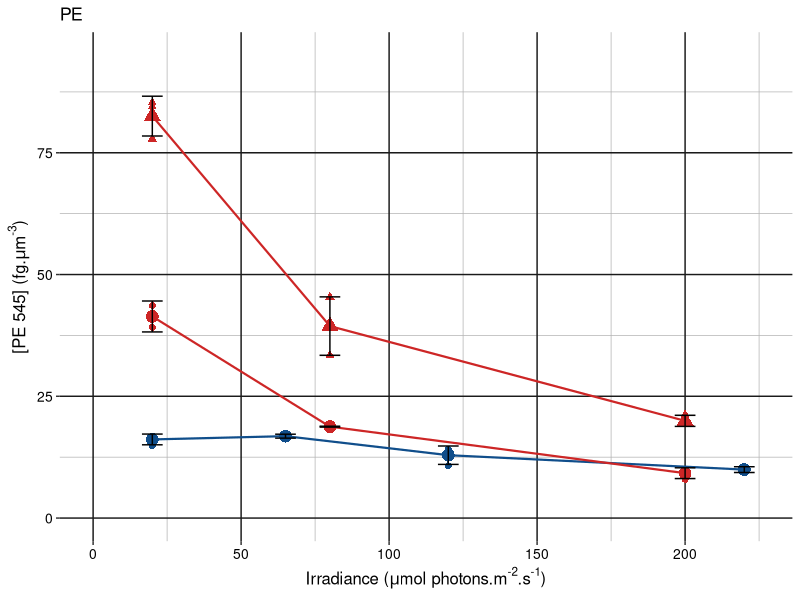
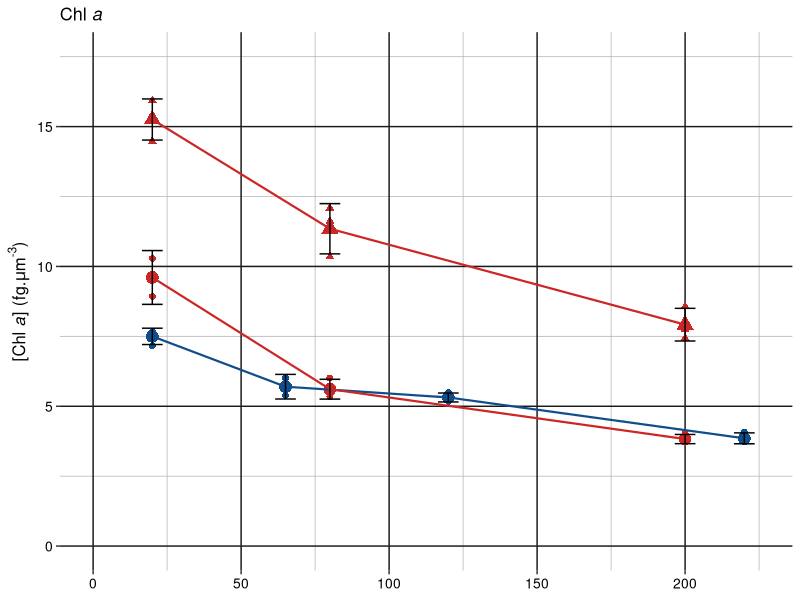
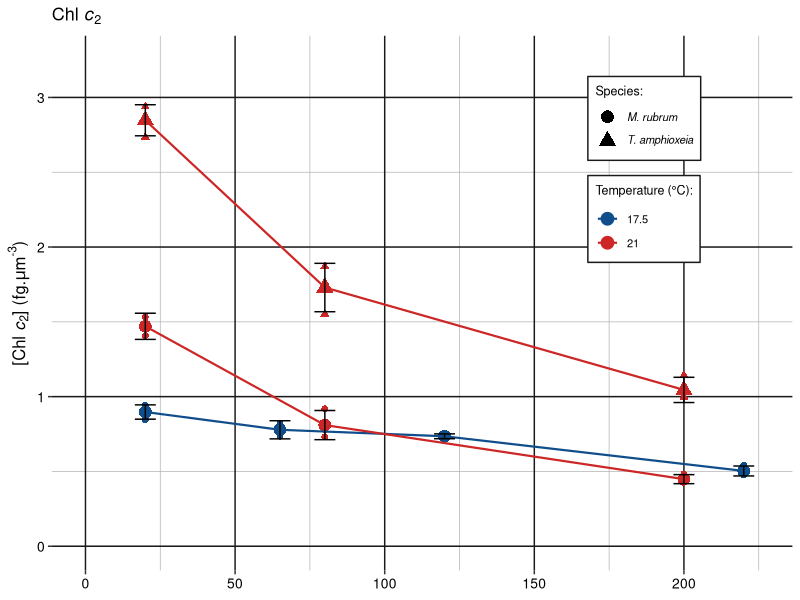
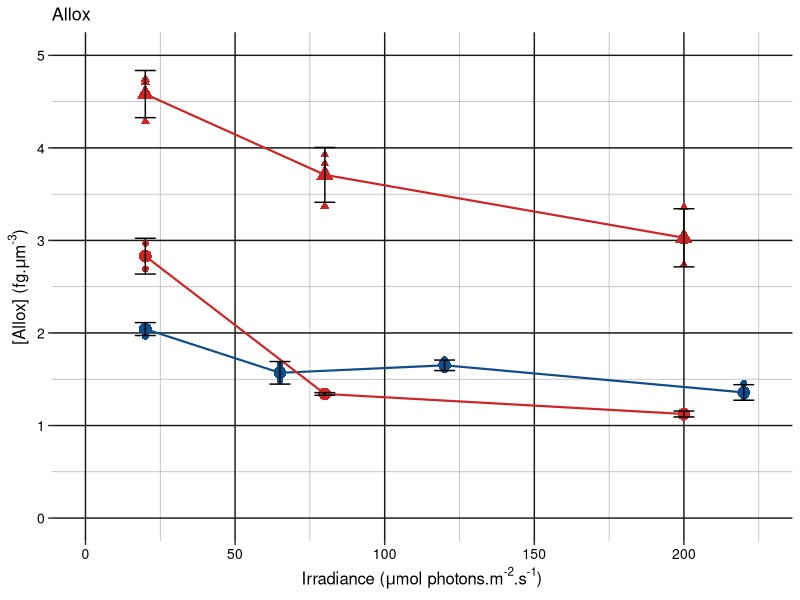
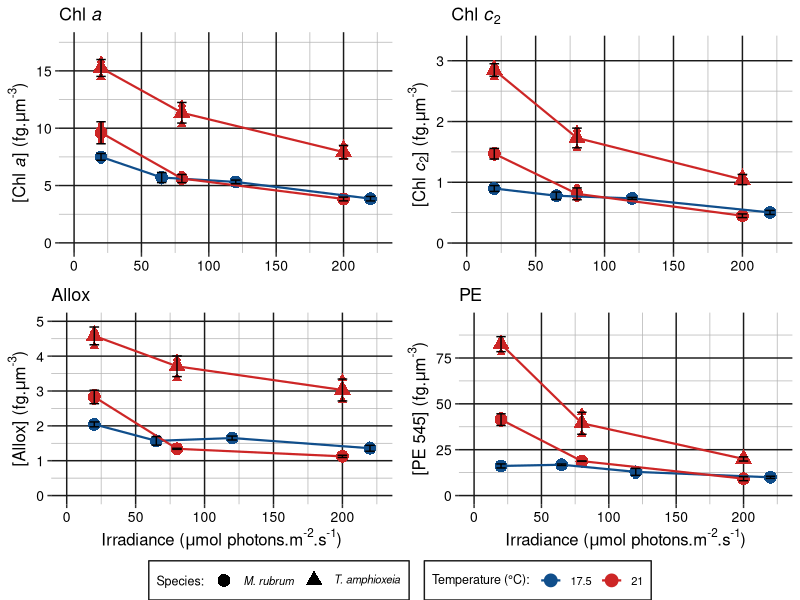
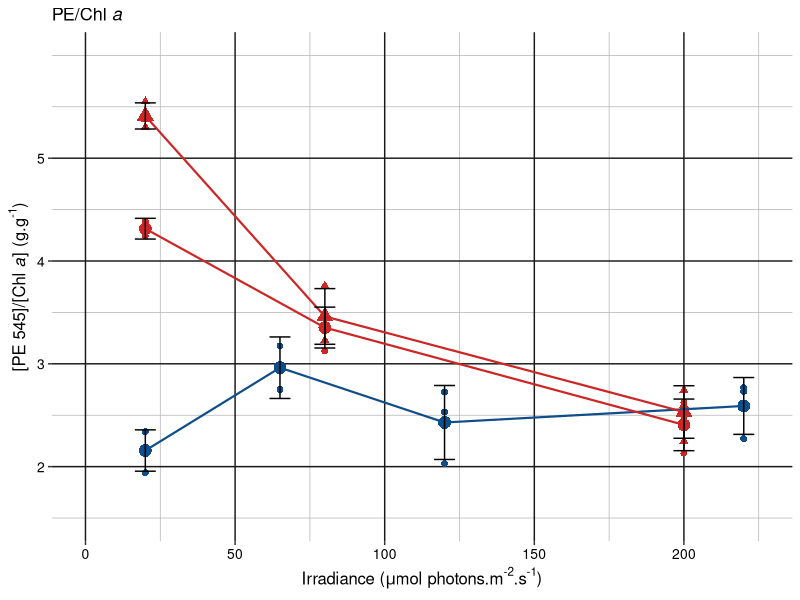
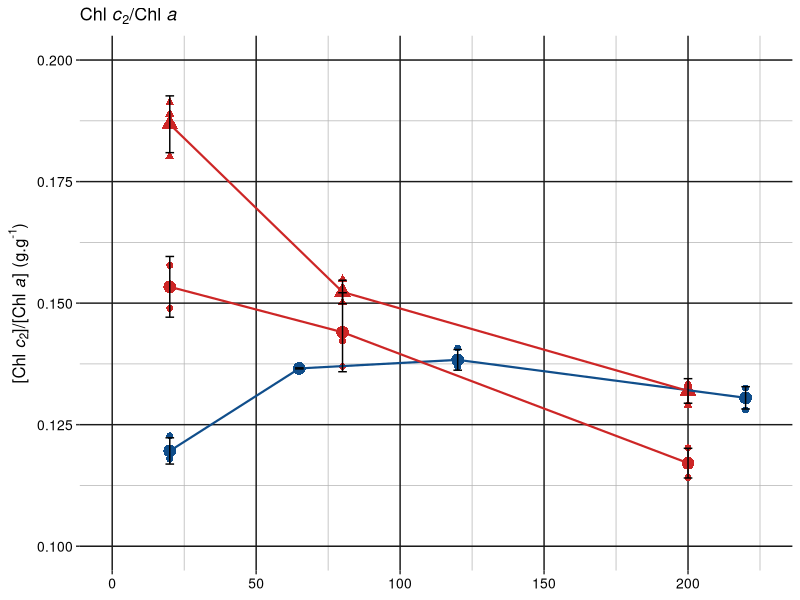
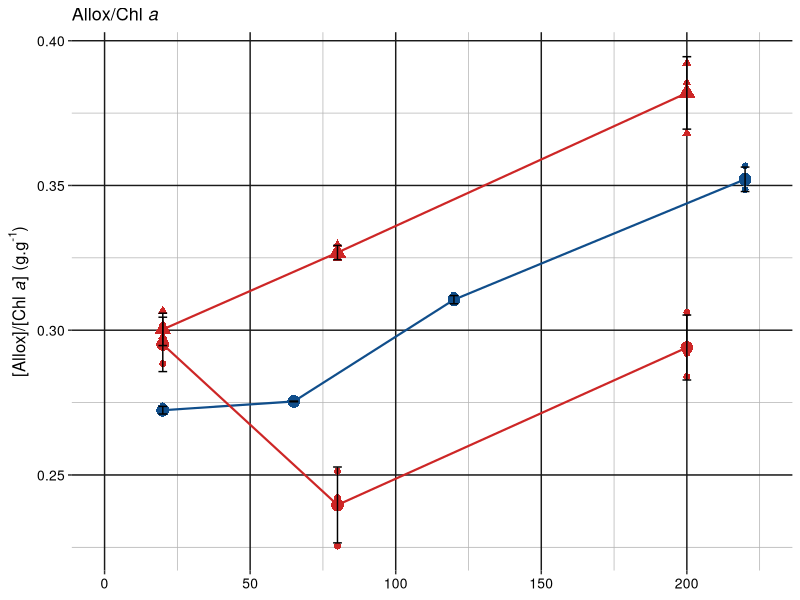

Here is the R script that generated these plots, in order:
### This script is part of the available material associated with the article 
### "Photoacclimation in the kleptoplastidic ciliate Mesodinium rubrum and its 
### cryptophyte prey Teleaulax amphioxeia: phenotypic variability and implications
### for red tide remote sensing", submitted to the Journal of Plankton Research on 2023/09/29

### This script and all the associated data files are made available publicly to follow the
### FAIR (Findable, Accessible, Interoperable, Reusable) principles for scientific data.

### This script was written entirely by the authors of the article. Please give credit if reusing all or parts
### of the script

####### Script Photoacclim 2.0: Pigment concentrations ###
### Date of last modification: 2023/10/25
# Author: Victor Pochic, ISOMer, Nantes Universite

# This scripts processes and plots data of pigment concentrations (HPLC + hydrosoluble pigments) 
# for the photoacclimation experiment presented in the article.

### Packages needed:

library(tidyverse)
library(ggplot2)
library(reshape2)
library(ggpubr)

#### Import data ####

# For data obtained with the TECAN spectrophotometer, the data need to be first transformed into a clean
# .csv file

ODPE <- read.csv('OD/ODPE_photoacclim2.csv', sep = ';', header = TRUE, dec = ',') %>%
  mutate_at(vars(-'Wavel.'), list(~ .-min(.))) %>% # Putting all spectra at the same base level, with min equal to 0
  mutate_at(vars(-c('Wavel.')), list(~ .-((C1+C2+C3)/3))) # Subtracting the blank

# For the data from the experiment at lower temperature (Meso only)
ODPE2 <- read.csv('OD/ODPE_temp17.5.csv', sep = ';', header = TRUE, dec = ',') %>%
  mutate_at(vars(-'Wavel.'), list(~ .-min(.))) %>% # Putting all spectra at the same base level, with min equal to 0
  mutate_at(vars(-c('Wavel.')), list(~ .-((F7+F8+F9)/3))) # Subtracting the blank

# Dataframe with HPLC pigments concentrations and cell counts
HPLCdata <- read.csv('HPLC_photoacclim/HPLCdata_photoacclim2.csv', sep = ';', header = TRUE, dec = ',')
HPLCdata2 <- read.csv('HPLC_photoacclim/HPLCdata_temp17.5.csv', sep = ';', header = TRUE, dec = ',')

# Dataframe with info about cell_counts, biovolumes etc...
Samples_photoacclim2 <- read.csv('Experiment_samples/Samples_photoacclim2.csv', sep = ';', dec = ',', header = TRUE)

# For the exp temp = 17.5, another dataframe
Samples_temp_17.5 <- read.csv2('Experiment_samples/Samples_photoacclim2_temp17.5.csv', header = TRUE)


#### Calculations of pigment concentrations ####

# Parameters for computing the PE concentration
p_surn.Tele = 0.148 # fraction of cells lost during centrifugation /!\ For Teleaulax only /!\
# For Meso, p_surn = 0
# p_surn was calculated using flow cytometer data, in the script 'Cyto_growth_rates'
epsilon = 12.6 # molar extinction coefficient of PE 545 in L.g-1.cm-1 (MacColl et al. 1976)
d = 0.6 # the optical path in the spectrophotometer in cm
Vb = 5 # the volume of buffer used for extraction, in mL
Vs = 40 # the volume of sample, in mL
MMPE = 57030 # the molar mass of PE 545, in g.mol-1

# Parameters that changed for the experiment at temp = 17.5
Vb2 = 4 # the volume of buffer used for extraction, in mL
Vs2 = 10 # the volume of sample, in mL

# Exp at temp = 21
PE_conc <- ODPE %>%
  filter(Wavel. == 552) %>%
  mutate_at(vars(-'Wavel.'), list(~ (.)/(epsilon*d)*(Vb/Vs)*1000)) %>% # Calculating the PE concentration in mg.L,
  # and only applying the correction for percentage of lost cells for Teleaulax later
  select(-c('Wavel.', 'C1', 'C2', 'C3')) %>% # Removing the wavelength and the blanks
  # We now have the PE concentration in mg.L
  melt(variable.name = 'Sample', value.name = 'PE') %>%
  mutate(PE = ifelse(Sample %in% c('B1', 'B2', 'B3'), PE*(8/7.5), PE)) %>% # Applying a correction
  # factor for Meso_20, because Vb and Vs were different
  left_join(HPLCdata, by = 'Sample') %>%
  select(c('Sample', 'Name', 'Species', 'Irradiance', 'Cell_count', 'Unit_cell_count', 
           'Unit_conc_pigments', 'PE', 'Chl.a', 'Chl.c2', 'Allox', 'alpha.car', 
           'Fuco', 'Diadino', 'Diato', 'Croco', 'Monado', 'Phaeophy', 'Phaeophor')) %>% # Selecting only necessary variables
  mutate(PE = ifelse(Species == 'Tele', PE+PE*p_surn.Tele, PE)) %>% # Correcting for cells lost in centri for Tele only
  mutate_at(vars(-c('Sample', 'Name', 'Species', 'Irradiance', 'Cell_count','Unit_cell_count', 'Unit_conc_pigments')),
            list(~ (./(Cell_count*1000))*10^12)) %>% # Dividing by the cell count to obtain cellular concentrations of pigments. 
  # *1000 because cell count is in cells.mL, *10^12 to obtain the result in fg per cell
  mutate(Unit_conc_pigments = 'fg.cell')

# Exp at temp = 17.5
PE_conc2 <- ODPE2 %>%
  filter(Wavel. == 552) %>%
  mutate_at(vars(-'Wavel.'), list(~ (.)/(epsilon*d)*(Vb2/Vs2)*1000)) %>% # Calculating the PE concentration in mg.L
  select(-c('Wavel.', 'F7', 'F8', 'F9')) %>% # Removing the wavelength and the blanks
  # We now have the PE concentration in mg.L
  melt(variable.name = 'Sample', value.name = 'PE') %>%
  left_join(HPLCdata2, by = 'Sample') %>%
  select(c('Sample', 'Name', 'Species', 'Irradiance', 'Cell_count', 'Unit_cell_count', 
           'Unit_conc_pigments', 'PE', 'Chl.a', 'Chl.c2', 'Allox', 'alpha.car', 
           'Fuco', 'Diadino', 'Diato', 'Croco', 'Monado', 'Phaeophy', 'Phaeophor')) %>% # Selecting only necessary variables
  mutate_at(vars(-c('Sample', 'Name', 'Species', 'Irradiance', 'Cell_count','Unit_cell_count', 'Unit_conc_pigments')),
            list(~ (./(Cell_count*1000))*10^12)) %>% # Dividing by the cell count to obtain cellular concentrations of pigments. 
  # *1000 because cell count is in cells.mL, *10^12 to obtain the result in fg per cell
  mutate(Unit_conc_pigments = 'fg.cell')

# From there, we calculate the pigment concentrations per biovolume
Pigments_biov <- PE_conc %>%
  left_join(Samples_photoacclim2, by = c('Name', 'Irradiance', 'Species')) %>%
  mutate_at(vars('PE', 'Chl.a', 'Chl.c2', 'Allox', 'alpha.car', 'Croco',
                 'Monado', 'Fuco', 'Diadino', 'Diato', 'Phaeophor', 'Phaeophy'), list(~ (./Biovolume))) %>%
  mutate(Unit_conc_pigments = 'fg.microm3') %>%
  mutate(Vs_CHN = as.character(Vs_CHN)) # Needed to combine with the Nas in the 2nd dataframe

Pigments_biov2 <- PE_conc2 %>%
  left_join(Samples_temp_17.5, by = c('Name', 'Irradiance', 'Species')) %>%
  mutate_at(vars('PE', 'Chl.a', 'Chl.c2', 'Allox', 'alpha.car', 'Croco',
                 'Monado', 'Fuco', 'Diadino', 'Diato', 'Phaeophor', 'Phaeophy'), list(~ (./Biovolume))) %>%
  mutate(Unit_conc_pigments = 'fg.microm3')

# Joining the tables of the 2 experiments
Pigments_biov <- bind_rows(Pigments_biov, Pigments_biov2)

# Saving the results as .csv files
# write.csv2(PE_conc, file = 'Pigments_per_cell_photoacclim2.csv', row.names = FALSE)
# write.csv2(PE_conc2, file = 'Pigments_per_cell_photoacclim.csv', row.names = FALSE)
# write.csv2(Pigments_biov, file = 'Pigments_per_biov_photoacclim.csv', row.names = FALSE)

# We can now calculate the ratios of [Pigments] / [Chl a]
Pigment_ratios <- Pigments_biov %>%
  mutate_at(vars('PE', 'Chl.c2', 'Allox', 'alpha.car', 'Croco',
                 'Monado', 'Fuco', 'Diadino', 'Diato', 'Phaeophor', 
                 'Phaeophy', 'Chl.a'), list(~ ./Chl.a)) %>% # Note that Chl a is last, else it f*cks up
  mutate(Unit_conc_pigments = 'g.g[Chl a]-1')

# Saving the results as a .csv file
# write.csv2(Pigment_ratios, file = 'Pigment_ratios_photoacclim.csv', row.names = FALSE) 

### Grouping the data by condition

# Exclude replicates considered as outliers
Pigments_biov <- filter(Pigments_biov, !(Name %in% c('Meso20_1','Meso65_3'))) # Removing outliers in the Meso20 and Meso65 conditions
Pigment_ratios <- filter(Pigment_ratios, !(Name %in% c('Meso20_1','Meso65_3'))) # Removing outliers in the Meso20 and Meso65 conditions

# Pigment concentrations

Pigments_means <- Pigments_biov %>%
  group_by(Species, Temp, Irradiance) %>%
  summarise_at(vars('PE', 'Chl.a', 'Chl.c2', 'Allox', 'alpha.car', 'Croco',
                    'Monado', 'Fuco', 'Diadino', 'Diato', 'Phaeophor', 'Phaeophy'), list( ~ mean(.)), .groups = 'keep')

Pigments_sds <- Pigments_biov %>%
  group_by(Species, Temp, Irradiance) %>%
  summarise_at(vars('PE', 'Chl.a', 'Chl.c2', 'Allox', 'alpha.car', 'Croco',
                    'Monado', 'Fuco', 'Diadino', 'Diato', 'Phaeophor', 'Phaeophy'), list( ~ sd(.)), .groups = 'keep')

Pigments <- left_join(Pigments_means, Pigments_sds, by = c('Species', 'Irradiance', 'Temp'), 
                      suffix = c('_mean', '_sd'))
# Pigment ratios

Ratios_means <- Pigment_ratios %>%
  group_by(Species, Temp, Irradiance) %>%
  summarise_at(vars('PE', 'Chl.a', 'Chl.c2', 'Allox', 'alpha.car', 'Fuco', 'Diadino', 'Phaeophy'), list( ~ mean(.)), .groups = 'keep')

Ratios_sds <- Pigment_ratios %>%
  group_by(Species, Temp, Irradiance) %>%
  summarise_at(vars('PE', 'Chl.a', 'Chl.c2', 'Allox', 'alpha.car', 'Fuco', 'Diadino', 'Phaeophy'), list( ~ sd(.)), .groups = 'keep')

Ratios <- left_join(Ratios_means, Ratios_sds, by = c('Species', 'Irradiance', 'Temp'), 
                    suffix = c('_mean', '_sd'))

#write.csv2(Ratios, 'Ratios_pigments_lab3.csv', row.names = FALSE)

#### Plots : pigment concentrations ####

# PE
PE.plot<-ggplot(Pigments, aes(x = Irradiance, y = PE_mean, color = factor(Temp), shape = Species)) +
  # Aesthetics
  scale_color_discrete(type = c('dodgerblue4','firebrick3')) +
  scale_shape_discrete(c(1,2)) +
  geom_point(size = 4) +
  geom_point(data = Pigments_biov, aes(x = Irradiance, y = PE, color = factor(Temp), shape = Species), 
             size = 2, fill = 'white') +
  geom_path(linewidth = .75) +
  # Format of x axis
  scale_x_continuous(breaks = seq(0,220, by = 50), limits = c(0,225)) +
  # Format of y axis
  scale_y_continuous(breaks = seq(0,75, by = 25), limits = c(0,95)) +
  # Title and labels (legend and axis)
  ggtitle("PE") +
  labs(y = c(expression(paste('[PE 545] (fg.',mu,'m'^'-3',')'))), 
       x = (expression(paste('Irradiance (', mu,'mol photons.m'^'-2','.s'^'-1',')'))),
       color = 'Temperature (°C)',
       shape = 'Species') +
  # Errorbars
  geom_errorbar(aes(ymin=PE_mean-PE_sd, ymax=PE_mean+PE_sd), width = 7,
                linewidth = .5, color = 'black') +
  theme(plot.title = element_text(size = 13), 
        # Axis
        axis.title.x = element_text(size=12), axis.title.y =element_text(size=12), axis.text = element_text(size=10, color = 'black'), 
        # Legend
        legend.text = element_text(size = 13), legend.title = element_text(size = 14), 
        legend.position = c(0.75, 0.75), legend.box.margin = margin(0, 0, 0, 0, 'cm'), legend.background = element_rect(color = 'gray10'),
        # Panel
        panel.grid.major = element_line(color = 'gray10', linewidth = .5), panel.grid.minor = element_line(color = 'gray70', linewidth = .25),
        panel.background = element_rect(fill = 'white', color = 'white', linetype = 1))+
  guides(color = 'none', shape = 'none')

PE.plot

# Chl a
Chla.plot<-ggplot(Pigments, aes(x = Irradiance, y = Chl.a_mean, color = factor(Temp), shape = Species)) +
  # Aesthetics
  scale_color_discrete(type = c('dodgerblue4','firebrick3')) +
  scale_shape_discrete(c(1,2)) +
  geom_point(size = 4) +
  geom_point(data = Pigments_biov, aes(x = Irradiance, y = Chl.a, color = factor(Temp), shape = Species), 
             size = 2, fill = 'white') +
  geom_path(linewidth = .75) +
  # Format of x axis
  scale_x_continuous(breaks = seq(0,220, by = 50), limits = c(0,225)) +
  # Format of y axis
  scale_y_continuous(breaks = seq(0,15, by = 5), limits = c(0,17.5)) +
  # Title and labels (legend and axis)
  ggtitle(c(expression(paste("Chl ", italic('a'))))) +
  labs(y = c(expression(paste('[Chl ', italic('a'), '] (fg.',mu,'m'^'-3',')'))), 
       x = NULL,
       color = 'Temperature (°C)',
       shape = 'Species') +
  # Error bars
  geom_errorbar(aes(ymin=Chl.a_mean-Chl.a_sd, ymax=Chl.a_mean+Chl.a_sd), width = 7,
                linewidth = .5, color = 'black') +
  theme(plot.title = element_text(size = 13), 
        # Axis
        axis.title.x = element_text(size=12), axis.title.y =element_text(size=12), axis.text = element_text(size=10, color = 'black'), 
        # Legend
        legend.text = element_text(size = 13), legend.title = element_text(size = 14), 
        legend.position = c(0.75, 0.75), legend.box.margin = margin(0, 0, 0, 0, 'cm'), legend.background = element_rect(color = 'gray10'),
        # Panel
        panel.grid.major = element_line(color = 'gray10', linewidth = .5), panel.grid.minor = element_line(color = 'gray70', size = .25),
        panel.background = element_rect(fill = 'white', color = 'white', linetype = 1))+
  guides(color = 'none', shape = 'none')

Chla.plot

# Chl c2
Chlc2.plot<-ggplot(Pigments, aes(x = Irradiance, y = Chl.c2_mean, color = factor(Temp), shape = Species)) +
  # Aesthetics
  scale_color_discrete(type = c('dodgerblue4','firebrick3')) +
  scale_shape_discrete(c(1,2), labels = c(c(expression(paste(italic('M. rubrum')))),
                                          c(expression(paste(italic('T. amphioxeia')))))) +
  geom_point(size = 4) +
  geom_point(data = Pigments_biov, aes(x = Irradiance, y = Chl.c2, color = factor(Temp), shape = Species), 
             size = 2, fill = 'white') +
  geom_path(linewidth = .75) +
  # Format of x axis
  scale_x_continuous(breaks = seq(0,220, by = 50), limits = c(0,225)) +
  # Format of y axis
  scale_y_continuous(breaks = seq(0,3, by = 1), limits = c(0,3.25)) +
  # Title and labels (axis and legend)
  ggtitle(c(expression(paste('Chl ', italic('c')['2'])))) +
  labs(y = c(expression(paste('[Chl ', italic('c')['2'],'] (fg.',mu,'m'^'-3',')'))), 
       x = NULL,
       color = c(expression(paste('Temperature (°C):'))))+
  geom_errorbar(aes(ymin=Chl.c2_mean-Chl.c2_sd, ymax=Chl.c2_mean+Chl.c2_sd), width = 7,
                linewidth = .5, color = 'black') +
  theme(plot.title = element_text(size = 13), 
        # Axis
        axis.title.x = element_text(size=12), axis.title.y =element_text(size=12), axis.text = element_text(size=10, color = 'black'), 
        # Legend
        legend.text = element_text(size = 8), legend.title = element_text(size = 9), 
        legend.position = c(0.8, 0.75), legend.box.margin = margin(0, 0, 0, 0, 'cm'), legend.background = element_rect(color = 'gray10'),
        legend.key = element_blank(),
        # Panel
        panel.grid.major = element_line(color = 'gray10', linewidth = .5), panel.grid.minor = element_line(color = 'gray70', size = .25),
        panel.background = element_rect(fill = 'white', color = 'white', linetype = 1)) +
  guides(shape = guide_legend('Species:'))

Chlc2.plot

# Allox
Allox.plot<-ggplot(Pigments, aes(x = Irradiance, y = Allox_mean, color = factor(Temp), shape = Species)) +
  # Aesthetics
  scale_color_discrete(type = c('dodgerblue4','firebrick3')) +
  scale_shape_discrete(c(1,2)) +
  geom_point(size = 4) +
  geom_point(data = Pigments_biov, aes(x = Irradiance, y = Allox, color = factor(Temp), shape = Species), 
             size = 2, fill = 'white') +
  geom_path(linewidth = .75) +
  # Format of x axis
  scale_x_continuous(breaks = seq(0,220, by = 50), limits = c(0,225)) +
  # Format of y axis
  scale_y_continuous(breaks = seq(0,5, by = 1), limits = c(0,5)) +
  # Title and labels (axis and legend)
  ggtitle('Allox') +
  labs(y = c(expression(paste('[Allox] (fg.',mu,'m'^'-3',')'))), 
       x = (expression(paste('Irradiance (', mu,'mol photons.m'^'-2','.s'^'-1',')'))),
       color = 'Temperature (°C)',
       shape = 'Species') +
  geom_errorbar(aes(ymin=Allox_mean-Allox_sd, ymax=Allox_mean+Allox_sd), width = 7,
                linewidth = .5, color = 'black') +
  theme(plot.title = element_text(size = 13), 
        # Axis
        axis.title.x = element_text(size=12), axis.title.y =element_text(size=12), axis.text = element_text(size=10, color = 'black'), 
        # Legend
        legend.text = element_text(size = 13), legend.title = element_text(size = 14), 
        legend.position = c(0.75, 0.75), legend.box.margin = margin(0, 0, 0, 0, 'cm'), legend.background = element_rect(color = 'gray10'),
        # Panel
        panel.grid.major = element_line(color = 'gray10', linewidth = .5), panel.grid.minor = element_line(color = 'gray70', size = .25),
        panel.background = element_rect(fill = 'white', color = 'white', linetype = 1))+
  guides(color = 'none', shape = 'none')

Allox.plot


# Patchwork plot
ggarrange(Chla.plot, Chlc2.plot, Allox.plot, PE.plot, common.legend = TRUE, legend ='bottom')

# Saving the plot
# ggsave('Pigment_conc_v3.tiff', dpi = 600, width = 164, height = 157.6, units = 'mm')

#### Supp plots : pigment ratios ####

# PE
PE_ratio.plot<-ggplot(Ratios, aes(x = Irradiance, y = PE_mean, color = factor(Temp), shape = Species)) +
  # Aesthetics
  scale_color_discrete(type = c('dodgerblue4','firebrick3')) +
  scale_shape_discrete(c(1,2)) +
  geom_point(size = 4) +
  geom_point(data = Pigment_ratios, aes(x = Irradiance, y = PE, color = factor(Temp), shape = Species), 
             size = 2, fill = 'white') +
  geom_path(linewidth = .75) +
  # Format of axis
  scale_x_continuous(breaks = seq(0,220, by = 50), limits = c(0,225)) +
  scale_y_continuous(breaks = seq(2,5, by = 1), limits = c(1.5,6)) +
  # Format of y axis
  # scale_y_continuous(breaks = seq(0,75, by = 25), limits = c(0,95)) +
  # Title and labels (legend and axis)
  ggtitle(c(expression(paste('PE/Chl ',italic('a'))))) +
  labs(y = c(expression(paste('[PE 545]/[Chl ',italic('a'),'] (g.g'^'-1',')'))), 
       x = (expression(paste('Irradiance (', mu,'mol photons.m'^'-2','.s'^'-1',')'))),
       color = 'Temperature (°C)',
       shape = 'Species') +
  # Errorbars
  geom_errorbar(aes(ymin=PE_mean-PE_sd, ymax=PE_mean+PE_sd), width = 7,
                linewidth = .5, color = 'black') +
  theme(plot.title = element_text(size = 13), 
        # Axis
        axis.title.x = element_text(size=12), axis.title.y =element_text(size=12), axis.text = element_text(size=10, color = 'black'), 
        # Legend
        legend.text = element_text(size = 5), legend.title = element_text(size = 7), 
        legend.position = c(0.75, 0.75), legend.box.margin = margin(0, 0, 0, 0, 'cm'), legend.background = element_rect(color = 'gray10'),
        legend.key = element_blank(),
        # Panel
        panel.grid.major = element_line(color = 'gray10', linewidth = .5), panel.grid.minor = element_line(color = 'gray70', linewidth = .25),
        panel.background = element_rect(fill = 'white', color = 'white', linetype = 1))+
  guides(color = 'none', shape = 'none')

PE_ratio.plot

# Chl c2 / Chl a !!! PROBLEM
Chlc2_ratio.plot<-ggplot(Ratios, aes(x = Irradiance, y = Chl.c2_mean, color = factor(Temp), shape = Species)) +
  scale_color_discrete(type = c('dodgerblue4','firebrick3')) +
  geom_point(size = 4) +
  geom_point(data = Pigment_ratios, aes(x = Irradiance, y = Chl.c2, color = factor(Temp)), 
             size = 2, fill = 'white') +
  geom_path(linewidth = .75) +
  # Format of axis
  scale_x_continuous(breaks = seq(0,220, by = 50), limits = c(0,225)) +
  scale_y_continuous(breaks = seq(0.1,0.2, by = 0.025), limits = c(0.1,0.2)) +
  # Title and labels
  ggtitle(c(expression(paste('Chl ', italic('c')['2'],'/Chl ',italic('a'))))) +
  labs(y = c(expression(paste('[Chl ', italic('c')['2'],']/[Chl ',italic('a'),'] (g.g'^'-1',')'))), x = NULL) +
  # Error bars
  geom_errorbar(aes(ymin=Chl.c2_mean-Chl.c2_sd, ymax=Chl.c2_mean+Chl.c2_sd), width = 3,
                linewidth = .5, color = 'black') +
  theme(plot.title = element_text(size = 13), 
        # Axis
        axis.title.x = element_text(size=12), axis.title.y =element_text(size=12), axis.text = element_text(size=10, color = 'black'), 
        # Legend
        legend.text = element_text(size = 13), legend.title = element_text(size = 14), 
        legend.position = c(0.5, 0.3), legend.box.margin = margin(0, 0, 0, 0, 'cm'), legend.background = element_rect(color = 'gray10'),
        # Panel
        panel.grid.major = element_line(color = 'gray10', linewidth = .5), panel.grid.minor = element_line(color = 'gray70', linewidth = .25),
        panel.background = element_rect(fill = 'white', color = 'white', linetype = 1))+
  guides(color = 'none', shape = 'none')

Chlc2_ratio.plot

# Allox / Chl a
Allox_ratio.plot<-ggplot(Ratios, aes(x = Irradiance, y = Allox_mean, color = factor(Temp), shape = Species)) +
  scale_color_discrete(type = c('dodgerblue4','firebrick3')) +
  geom_point(size = 4) +
  geom_point(data = Pigment_ratios, aes(x = Irradiance, y = Allox, color = factor(Temp)), 
             size = 2, fill = 'white') +
  geom_path(linewidth = .75) +
  # Title and labels
  ggtitle(c(expression(paste('Allox/Chl ',italic('a'))))) +
  labs(y = c(expression(paste('[Allox]/[Chl ',italic('a'),'] (g.g'^'-1',')'))), x = NULL) +
  # Format of axis
  scale_x_continuous(breaks = seq(0,220, by = 50), limits = c(0,225)) +
  # scale_y_continuous(breaks = seq(0.2,0.4, by = 0.05), limits = c(0.2,0.41)) +
  # Error bars
  geom_errorbar(aes(ymin=Allox_mean-Allox_sd, ymax=Allox_mean+Allox_sd), width = 3,
                linewidth = .5, color = 'black') +
  theme(plot.title = element_text(size = 13), 
        # Axis
        axis.title.x = element_text(size=12), axis.title.y =element_text(size=12), axis.text = element_text(size=10, color = 'black'), 
        # Legend
        legend.text = element_text(size = 13), legend.title = element_text(size = 14), 
        legend.position = c(0.75, 0.75), legend.box.margin = margin(0, 0, 0, 0, 'cm'), legend.background = element_rect(color = 'gray10'),
        # Panel
        panel.grid.major = element_line(color = 'gray10', linewidth = .5), panel.grid.minor = element_line(color = 'gray70', size = .25),
        panel.background = element_rect(fill = 'white', color = 'white', linetype = 1))+
  guides(color = 'none', shape = 'none')

Allox_ratio.plot

# Patchwork plot
ggarrange(Chlc2_ratio.plot, Allox_ratio.plot, PE_ratio.plot, align = 'v', ncol = 1, common.legend = TRUE, legend ='bottom')

# Saving the plot
# ggsave('Pigment_ratios2.tiff', dpi = 600, width = 80, height = 173.6, units = 'mm')
#### Supp plots : minor pigments ####

### Plots of the "minor pigments" for supp mat

# Beta,epsilon-carotene
alpha.car.plot<-ggplot(Pigments, aes(x = Irradiance, y = alpha.car_mean, color = factor(Temp), shape = Species)) +
  # Aesthetics
  scale_color_discrete(type = c('dodgerblue4','firebrick3')) +
  scale_shape_discrete(c(1,2)) +
  geom_point(size = 4) +
  geom_point(data = Pigments_biov, aes(x = Irradiance, y = alpha.car, color = factor(Temp), shape = Species), 
             size = 2, fill = 'white') +
  geom_path(linewidth = .75) +
  # Format of x axis
  scale_x_continuous(breaks = seq(0,220, by = 50), limits = c(0,225)) +
  # Format of y axis
  scale_y_continuous(breaks = seq(0,0.6, by = 0.2), limits = c(0,0.65)) +
  # Title and labels (legend and axis)
  ggtitle(c(expression(paste(beta,',',epsilon,'-carotene')))) +
  labs(y = c(expression(paste('[',beta,',',epsilon,'-carotene] (fg.',mu,'m'^'-3',')'))), 
       x = NULL,
       color = 'Temperature (°C)',
       shape = 'Species') +
  # Error bars
  geom_errorbar(aes(ymin=alpha.car_mean-alpha.car_sd, ymax=alpha.car_mean+alpha.car_sd), width = 7,
                linewidth = .5, color = 'black') +
  theme(plot.title = element_text(size = 13), 
        # Axis
        axis.title.x = element_text(size=12), axis.title.y =element_text(size=12), axis.text = element_text(size=10, color = 'black'), 
        # Legend
        legend.text = element_text(size = 13), legend.title = element_text(size = 14), 
        legend.position = c(0.75, 0.75), legend.box.margin = margin(0, 0, 0, 0, 'cm'), legend.background = element_rect(color = 'gray10'),
        # Panel
        panel.grid.major = element_line(color = 'gray10', linewidth = .5), panel.grid.minor = element_line(color = 'gray70', size = .25),
        panel.background = element_rect(fill = 'white', color = 'white', linetype = 1))+
  guides(color = 'none', shape = 'none')

alpha.car.plot

# Crocoxanthin
Croco.plot<-ggplot(Pigments, aes(x = Irradiance, y = Croco_mean, color = factor(Temp), shape = Species)) +
  # Aesthetics
  scale_color_discrete(type = c('dodgerblue4','firebrick3')) +
  scale_shape_discrete(c(1,2), labels = c(c(expression(paste(italic('M. rubrum')))),
                                          c(expression(paste(italic('T. amphioxeia')))))) +
  geom_point(size = 4) +
  geom_point(data = Pigments_biov, aes(x = Irradiance, y = Croco, color = factor(Temp), shape = Species), 
             size = 2, fill = 'white') +
  geom_path(linewidth = .75) +
  # Format of x axis
  scale_x_continuous(breaks = seq(0,220, by = 50), limits = c(0,225)) +
  # Format of y axis
  scale_y_continuous(breaks = seq(0,0.6, by = 0.2), limits = c(0,0.65)) +
  # Title and labels (axis and legend)
  ggtitle(c(expression(paste('Crocoxanthin')))) +
  labs(y = c(expression(paste('[Crocoxanthin] (fg.',mu,'m'^'-3',')'))), 
       x = NULL,
       color = c(expression(paste('Temperature (°C):'))))+
  geom_errorbar(aes(ymin=Croco_mean-Croco_sd, ymax=Croco_mean+Croco_sd), width = 7,
                linewidth = .5, color = 'black') +
  theme(plot.title = element_text(size = 13), 
        # Axis
        axis.title.x = element_text(size=12), axis.title.y =element_text(size=12), axis.text = element_text(size=10, color = 'black'), 
        # Legend
        legend.text = element_text(size = 8), legend.title = element_text(size = 9), 
        legend.position = c(0.8, 0.75), legend.box.margin = margin(0, 0, 0, 0, 'cm'), legend.background = element_rect(color = 'gray10'),
        legend.key = element_blank(),
        # Panel
        panel.grid.major = element_line(color = 'gray10', linewidth = .5), panel.grid.minor = element_line(color = 'gray70', size = .25),
        panel.background = element_rect(fill = 'white', color = 'white', linetype = 1)) +
  guides(shape = guide_legend('Species:'))

Croco.plot

# Monadoxanthin
Monado.plot<-ggplot(Pigments, aes(x = Irradiance, y = Monado_mean, color = factor(Temp), shape = Species)) +
  # Aesthetics
  scale_color_discrete(type = c('dodgerblue4','firebrick3')) +
  scale_shape_discrete(c(1,2), labels = c(c(expression(paste(italic('M. rubrum')))),
                                          c(expression(paste(italic('T. amphioxeia')))))) +
  geom_point(size = 4) +
  geom_point(data = Pigments_biov, aes(x = Irradiance, y = Monado, color = factor(Temp), shape = Species), 
             size = 2, fill = 'white') +
  geom_path(linewidth = .75) +
  # Format of x axis
  scale_x_continuous(breaks = seq(0,220, by = 50), limits = c(0,225)) +
  # Format of y axis
  #scale_y_continuous(breaks = seq(0,3, by = 1), limits = c(0,3.25)) +
  # Title and labels (axis and legend)
  ggtitle(c(expression(paste('Monadoxanthin')))) +
  labs(y = c(expression(paste('[Monadoxanthin] (fg.',mu,'m'^'-3',')'))), 
       x = NULL,
       color = c(expression(paste('Temperature (°C):'))))+
  geom_errorbar(aes(ymin=Monado_mean-Monado_sd, ymax=Monado_mean+Monado_sd), width = 7,
                linewidth = .5, color = 'black') +
  theme(plot.title = element_text(size = 13), 
        # Axis
        axis.title.x = element_text(size=12), axis.title.y =element_text(size=12), axis.text = element_text(size=10, color = 'black'), 
        # Legend
        legend.text = element_text(size = 8), legend.title = element_text(size = 9), 
        legend.position = c(0.8, 0.75), legend.box.margin = margin(0, 0, 0, 0, 'cm'), legend.background = element_rect(color = 'gray10'),
        legend.key = element_blank(),
        # Panel
        panel.grid.major = element_line(color = 'gray10', linewidth = .5), panel.grid.minor = element_line(color = 'gray70', size = .25),
        panel.background = element_rect(fill = 'white', color = 'white', linetype = 1)) +
  guides(shape = guide_legend('Species:'))

Monado.plot

# Fucoxanthin
Fuco.plot<-ggplot(Pigments, aes(x = Irradiance, y = Fuco_mean, color = factor(Temp), shape = Species)) +
  # Aesthetics
  scale_color_discrete(type = c('dodgerblue4','firebrick3')) +
  scale_shape_discrete(c(1,2), labels = c(c(expression(paste(italic('M. rubrum')))),
                                          c(expression(paste(italic('T. amphioxeia')))))) +
  geom_point(size = 4) +
  geom_point(data = Pigments_biov, aes(x = Irradiance, y = Fuco, color = factor(Temp), shape = Species), 
             size = 2, fill = 'white') +
  geom_path(linewidth = .75) +
  # Format of x axis
  scale_x_continuous(breaks = seq(0,220, by = 50), limits = c(0,225)) +
  # Format of y axis
  #scale_y_continuous(breaks = seq(0,3, by = 1), limits = c(0,3.25)) +
  # Title and labels (axis and legend)
  ggtitle(c(expression(paste('Fucoxanthin*')))) +
  labs(y = c(expression(paste('[Fucoxanthin] (fg.',mu,'m'^'-3',')'))), 
       x = NULL,
       color = c(expression(paste('Temperature (°C):'))))+
  geom_errorbar(aes(ymin=Fuco_mean-Fuco_sd, ymax=Fuco_mean+Fuco_sd), width = 7,
                linewidth = .5, color = 'black') +
  theme(plot.title = element_text(size = 13), 
        # Axis
        axis.title.x = element_text(size=12), axis.title.y =element_text(size=12), axis.text = element_text(size=10, color = 'black'), 
        # Legend
        legend.text = element_text(size = 8), legend.title = element_text(size = 9), 
        legend.position = c(0.8, 0.75), legend.box.margin = margin(0, 0, 0, 0, 'cm'), legend.background = element_rect(color = 'gray10'),
        legend.key = element_blank(),
        # Panel
        panel.grid.major = element_line(color = 'gray10', linewidth = .5), panel.grid.minor = element_line(color = 'gray70', size = .25),
        panel.background = element_rect(fill = 'white', color = 'white', linetype = 1)) +
  guides(shape = guide_legend('Species:'))

Fuco.plot

# Diatoxanthin
Diato.plot<-ggplot(Pigments, aes(x = Irradiance, y = Diato_mean, color = factor(Temp), shape = Species)) +
  # Aesthetics
  scale_color_discrete(type = c('dodgerblue4','firebrick3')) +
  scale_shape_discrete(c(1,2), labels = c(c(expression(paste(italic('M. rubrum')))),
                                          c(expression(paste(italic('T. amphioxeia')))))) +
  geom_point(size = 4) +
  geom_point(data = Pigments_biov, aes(x = Irradiance, y = Diato, color = factor(Temp), shape = Species), 
             size = 2, fill = 'white') +
  geom_path(linewidth = .75) +
  # Format of x axis
  scale_x_continuous(breaks = seq(0,220, by = 50), limits = c(0,225)) +
  # Format of y axis
  #scale_y_continuous(breaks = seq(0,3, by = 1), limits = c(0,3.25)) +
  # Title and labels (axis and legend)
  ggtitle(c(expression(paste('Diatoxanthin*')))) +
  labs(y = c(expression(paste('[Diatoxanthin] (fg.',mu,'m'^'-3',')'))), 
       x = NULL,
       color = c(expression(paste('Temperature (°C):'))))+
  geom_errorbar(aes(ymin=Diato_mean-Diato_sd, ymax=Diato_mean+Diato_sd), width = 7,
                linewidth = .5, color = 'black') +
  theme(plot.title = element_text(size = 13), 
        # Axis
        axis.title.x = element_text(size=12), axis.title.y =element_text(size=12), axis.text = element_text(size=10, color = 'black'), 
        # Legend
        legend.text = element_text(size = 8), legend.title = element_text(size = 9), 
        legend.position = c(0.8, 0.75), legend.box.margin = margin(0, 0, 0, 0, 'cm'), legend.background = element_rect(color = 'gray10'),
        legend.key = element_blank(),
        # Panel
        panel.grid.major = element_line(color = 'gray10', linewidth = .5), panel.grid.minor = element_line(color = 'gray70', size = .25),
        panel.background = element_rect(fill = 'white', color = 'white', linetype = 1)) +
  guides(shape = guide_legend('Species:'))

Diato.plot

# Diadinoxanthin
Diadino.plot<-ggplot(Pigments, aes(x = Irradiance, y = Diadino_mean, color = factor(Temp), shape = Species)) +
  # Aesthetics
  scale_color_discrete(type = c('dodgerblue4','firebrick3')) +
  scale_shape_discrete(c(1,2), labels = c(c(expression(paste(italic('M. rubrum')))),
                                          c(expression(paste(italic('T. amphioxeia')))))) +
  geom_point(size = 4) +
  geom_point(data = Pigments_biov, aes(x = Irradiance, y = Diadino, color = factor(Temp), shape = Species), 
             size = 2, fill = 'white') +
  geom_path(linewidth = .75) +
  # Format of x axis
  scale_x_continuous(breaks = seq(0,220, by = 50), limits = c(0,225)) +
  # Format of y axis
  #scale_y_continuous(breaks = seq(0,3, by = 1), limits = c(0,3.25)) +
  # Title and labels (axis and legend)
  ggtitle(c(expression(paste('Diadinoxanthin*')))) +
  labs(y = c(expression(paste('[Diadinoxanthin] (fg.',mu,'m'^'-3',')'))), 
       x = NULL,
       color = c(expression(paste('Temperature (°C):'))))+
  geom_errorbar(aes(ymin=Diadino_mean-Diadino_sd, ymax=Diadino_mean+Diadino_sd), width = 7,
                linewidth = .5, color = 'black') +
  theme(plot.title = element_text(size = 13), 
        # Axis
        axis.title.x = element_text(size=12), axis.title.y =element_text(size=12), axis.text = element_text(size=10, color = 'black'), 
        # Legend
        legend.text = element_text(size = 8), legend.title = element_text(size = 9), 
        legend.position = c(0.8, 0.75), legend.box.margin = margin(0, 0, 0, 0, 'cm'), legend.background = element_rect(color = 'gray10'),
        legend.key = element_blank(),
        # Panel
        panel.grid.major = element_line(color = 'gray10', linewidth = .5), panel.grid.minor = element_line(color = 'gray70', size = .25),
        panel.background = element_rect(fill = 'white', color = 'white', linetype = 1)) +
  guides(shape = guide_legend('Species:'))

Diadino.plot

# Phaeophytin
Phaeophy.plot<-ggplot(Pigments, aes(x = Irradiance, y = Phaeophy_mean, color = factor(Temp), shape = Species)) +
  # Aesthetics
  scale_color_discrete(type = c('dodgerblue4','firebrick3')) +
  scale_shape_discrete(c(1,2), labels = c(c(expression(paste(italic('M. rubrum')))),
                                          c(expression(paste(italic('T. amphioxeia')))))) +
  geom_point(size = 4) +
  geom_point(data = Pigments_biov, aes(x = Irradiance, y = Phaeophy, color = factor(Temp), shape = Species), 
             size = 2, fill = 'white') +
  geom_path(linewidth = .75) +
  # Format of x axis
  scale_x_continuous(breaks = seq(0,220, by = 50), limits = c(0,225)) +
  # Format of y axis
  #scale_y_continuous(breaks = seq(0,3, by = 1), limits = c(0,3.25)) +
  # Title and labels (axis and legend)
  ggtitle(c(expression(paste('Phaeophytin ', italic('a'))))) +
  labs(y = c(expression(paste('[Phaeophytin ', italic('a'),'] (fg.',mu,'m'^'-3',')'))), 
       x = NULL,
       color = c(expression(paste('Temperature (°C):'))))+
  geom_errorbar(aes(ymin=Phaeophy_mean-Phaeophy_sd, ymax=Phaeophy_mean+Phaeophy_sd), width = 7,
                linewidth = .5, color = 'black') +
  theme(plot.title = element_text(size = 13), 
        # Axis
        axis.title.x = element_text(size=12), axis.title.y =element_text(size=12), axis.text = element_text(size=10, color = 'black'), 
        # Legend
        legend.text = element_text(size = 8), legend.title = element_text(size = 9), 
        legend.position = c(0.8, 0.75), legend.box.margin = margin(0, 0, 0, 0, 'cm'), legend.background = element_rect(color = 'gray10'),
        legend.key = element_blank(),
        # Panel
        panel.grid.major = element_line(color = 'gray10', linewidth = .5), panel.grid.minor = element_line(color = 'gray70', size = .25),
        panel.background = element_rect(fill = 'white', color = 'white', linetype = 1)) +
  guides(shape = guide_legend('Species:'))

Phaeophy.plot

# Phaeophorbide a
Phaeophor.plot<-ggplot(Pigments, aes(x = Irradiance, y = Phaeophor_mean, color = factor(Temp), shape = Species)) +
  # Aesthetics
  scale_color_discrete(type = c('dodgerblue4','firebrick3')) +
  scale_shape_discrete(c(1,2), labels = c(c(expression(paste(italic('M. rubrum')))),
                                          c(expression(paste(italic('T. amphioxeia')))))) +
  geom_point(size = 4) +
  geom_point(data = Pigments_biov, aes(x = Irradiance, y = Phaeophor, color = factor(Temp), shape = Species), 
             size = 2, fill = 'white') +
  geom_path(linewidth = .75) +
  # Format of x axis
  scale_x_continuous(breaks = seq(0,220, by = 50), limits = c(0,225)) +
  # Format of y axis
  #scale_y_continuous(breaks = seq(0,3, by = 1), limits = c(0,3.25)) +
  # Title and labels (axis and legend)
  ggtitle(c(expression(paste('Phaeophorbide ', italic('a'))))) +
  labs(y = c(expression(paste('[Phaeophorbide ',italic('a'),'] (fg.',mu,'m'^'-3',')'))), 
       x = NULL,
       color = c(expression(paste('Temperature (°C):'))))+
  geom_errorbar(aes(ymin=Phaeophor_mean-Phaeophor_sd, ymax=Phaeophor_mean+Phaeophor_sd), width = 7,
                linewidth = .5, color = 'black') +
  theme(plot.title = element_text(size = 13), 
        # Axis
        axis.title.x = element_text(size=12), axis.title.y =element_text(size=12), axis.text = element_text(size=10, color = 'black'), 
        # Legend
        legend.text = element_text(size = 8), legend.title = element_text(size = 9), 
        legend.position = c(0.8, 0.75), legend.box.margin = margin(0, 0, 0, 0, 'cm'), legend.background = element_rect(color = 'gray10'),
        legend.key = element_blank(),
        # Panel
        panel.grid.major = element_line(color = 'gray10', linewidth = .5), panel.grid.minor = element_line(color = 'gray70', size = .25),
        panel.background = element_rect(fill = 'white', color = 'white', linetype = 1)) +
  guides(shape = guide_legend('Species:'))

Phaeophor.plot

# Patchwork plot
ggarrange(alpha.car.plot, Croco.plot, Monado.plot, Fuco.plot, Diato.plot,
          Diadino.plot, Phaeophy.plot, Phaeophor.plot, align = 'v', nrow = 3, ncol = 3, common.legend = TRUE, legend ='bottom')

# Saving the plot
# ggsave('Pigment_minors_supp.tiff', dpi = 600, width = 270, height = 180, units = 'mm')
